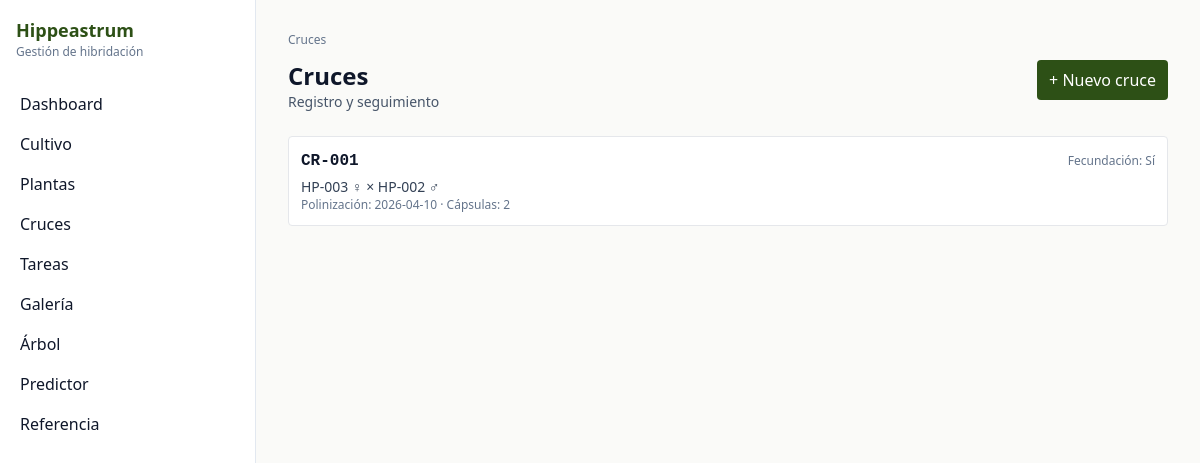
/cruces, run on the app's committed database.
### models.py (models this page shows)
class Cruce(Base):
    __tablename__ = "cruces"
    __table_args__ = (
        UniqueConstraint("codigo", name="uq_cruces_codigo"),
    )
    id: Mapped[int] = mapped_column(Integer, primary_key=True)
    codigo: Mapped[str] = mapped_column(String(20), nullable=False, index=True)
    planta_madre_id: Mapped[int] = mapped_column(ForeignKey("plantas.id"), nullable=False)
    planta_padre_id: Mapped[int] = mapped_column(ForeignKey("plantas.id"), nullable=False)
    fecha_polinizacion: Mapped[dt.date] = mapped_column(Date, nullable=False)
    num_flores_polinizadas: Mapped[int | None] = mapped_column(Integer)
    fecundacion_confirmada: Mapped[FecundacionEnum] = mapped_column(Enum(FecundacionEnum), nullable=False, default=FecundacionEnum.Pendiente)
    fecha_confirmacion: Mapped[dt.date | None] = mapped_column(Date)
    num_capsulas: Mapped[int] = mapped_column(Integer, nullable=False, default=0)
    num_semillas_totales: Mapped[int] = mapped_column(Integer, nullable=False, default=0)
    num_semillas_sembradas: Mapped[int] = mapped_column(Integer, nullable=False, default=0)
    fecha_siembra: Mapped[dt.date | None] = mapped_column(Date)
    num_germinadas: Mapped[int] = mapped_column(Integer, nullable=False, default=0)
    tasa_germinacion: Mapped[float | None] = mapped_column(Float)
    resultado_esperado: Mapped[str | None] = mapped_column(Text)
    resultado_observado: Mapped[str | None] = mapped_column(Text)
    notas: Mapped[str | None] = mapped_column(Text)
    fecha_creacion: Mapped[dt.datetime] = mapped_column(DateTime, default=dt.datetime.utcnow, nullable=False)
    madre: Mapped[Planta] = relationship("Planta", foreign_keys=[planta_madre_id])
    padre: Mapped[Planta] = relationship("Planta", foreign_keys=[planta_padre_id])
    capsulas: Mapped[list[Capsula]] = relationship("Capsula", back_populates="cruce", cascade="all, delete-orphan")
    fotos: Mapped[list[Foto]] = relationship("Foto", back_populates="cruce")

class Planta(Base):
    __tablename__ = "plantas"
    __table_args__ = (
        UniqueConstraint("codigo", name="uq_plantas_codigo"),
    )
    id: Mapped[int] = mapped_column(Integer, primary_key=True, autoincrement=True)
    codigo: Mapped[str] = mapped_column(String(20), nullable=False, index=True)
    nombre_cultivar: Mapped[str | None] = mapped_column(String(200))
    especie: Mapped[str | None] = mapped_column(Text)
    generacion: Mapped[GeneracionEnum] = mapped_column(Enum(GeneracionEnum), nullable=False)
    id_madre: Mapped[int | None] = mapped_column(ForeignKey("plantas.id"), nullable=True)
    id_padre: Mapped[int | None] = mapped_column(ForeignKey("plantas.id"), nullable=True)
    id_cruce_origen: Mapped[int | None] = mapped_column(ForeignKey("cruces.id"), nullable=True)
    fecha_semilla: Mapped[dt.date | None] = mapped_column(Date)
    fecha_primera_floracion: Mapped[dt.date | None] = mapped_column(Date)
    ubicacion: Mapped[str | None] = mapped_column(Text)
    tamano_bulbo_cm: Mapped[float | None] = mapped_column(Float)
    num_bulbillos: Mapped[int | None] = mapped_column(Integer)
    estado: Mapped[EstadoPlantaEnum] = mapped_column(Enum(EstadoPlantaEnum), nullable=False, default=EstadoPlantaEnum.Bueno)
    bulbillos_separados: Mapped[bool] = mapped_column(Boolean, nullable=False, default=False)
    ploidy_sospecha: Mapped[PloidyEnum] = mapped_column(Enum(PloidyEnum), nullable=False, default=PloidyEnum.Desconocido)
    ploidy_confirmado: Mapped[bool] = mapped_column(Boolean, nullable=False, default=False)
    num_ejemplares_fisicos: Mapped[int] = mapped_column(Integer, nullable=False, default=1)
    es_clon_de: Mapped[int | None] = mapped_column(ForeignKey("plantas.id"), nullable=True)
    notas: Mapped[str | None] = mapped_column(Text)
    fecha_creacion: Mapped[dt.datetime] = mapped_column(DateTime, default=dt.datetime.utcnow, nullable=False)
    fecha_actualizacion: Mapped[dt.datetime] = mapped_column(
        DateTime,
        default=dt.datetime.utcnow,
        onupdate=dt.datetime.utcnow,
        nullable=False,
    )
    madre: Mapped[Planta | None] = relationship("Planta", remote_side=[id], foreign_keys=[id_madre], post_update=True)
    padre: Mapped[Planta | None] = relationship("Planta", remote_side=[id], foreign_keys=[id_padre], post_update=True)
    clon_de: Mapped[Planta | None] = relationship("Planta", remote_side=[id], foreign_keys=[es_clon_de], post_update=True)
    fenotipo: Mapped[Fenotipo | None] = relationship("Fenotipo", back_populates="planta", uselist=False, cascade="all, delete-orphan")
    genotipos_loci: Mapped[list["GenotipoPlanta"]] = relationship("GenotipoPlanta", back_populates="planta", cascade="all, delete-orphan")
    epistasias: Mapped[list["EpistasiaObservada"]] = relationship("EpistasiaObservada", back_populates="planta", cascade="all, delete-orphan")
    fotos: Mapped[list[Foto]] = relationship("Foto", back_populates="planta")

### main.py (the view)
@app.get("/cruces", response_class=HTMLResponse)
def cruces_list(request: Request, db: Session = Depends(get_db)):
    cruces = crud.list_cruces(db)
    return templates.TemplateResponse(
        request,
        "cruces/list.html",
        {
            "request": request,
            "breadcrumbs": _breadcrumbs([("Cruces", None)]),
            "cruces": cruces,
        },
    )

### templates/cruces/list.html (shortened to what this page needs)
{% extends "base.html" %}
{% block content %}
  <div class="flex items-start justify-between gap-4">
    <div>
      <h1 class="text-2xl font-semibold">Cruces</h1>
      <div class="text-sm text-slate-600">Registro y seguimiento</div>
    </div>
    <a class="px-3 py-2 rounded bg-primary text-white" href="/cruces/new">+ Nuevo cruce</a>
  </div>
  {% if cruces|length == 0 %}
    <div class="mt-6 p-6 rounded border bg-white text-slate-600">No hay cruces.</div>
  {% else %}
    <div class="mt-6 space-y-2">
      {% for c in cruces %}
        <a href="/cruces/{{ c.id }}" class="block border rounded bg-white p-3 hover:bg-slate-50">
          <div class="flex items-center justify-between">
            <div class="mono font-semibold">{{ c.codigo }}</div>
            <div class="text-xs text-slate-500">Fecundación: {{ c.fecundacion_confirmada.value if c.fecundacion_confirmada else '' }}</div>
          </div>
          <div class="text-sm text-slate-700 mt-1">{{ c.madre.codigo }} ♀ × {{ c.padre.codigo }} ♂</div>
          <div class="text-xs text-slate-500">Polinización: {{ c.fecha_polinizacion }} · Cápsulas: {{ c.num_capsulas }}</div>
        </a>
      {% endfor %}
    </div>
  {% endif %}
{% endblock %}

### templates/base.html (style rules this page uses)
html { font-family: Inter, system-ui, -apple-system, Segoe UI, Roboto, sans-serif; }
.mono { font-family: ui-monospace, SFMono-Regular, Menlo, Monaco, Consolas, 'Liberation Mono', 'Courier New', monospace; }

### data on the page
Cruce: codigo "CR-001", fecundacion_confirmada "Sí", madre.codigo "HP-003", padre.codigo "HP-002", fecha_polinizacion "2026-04-10", num_capsulas "2"

### other printed values
{{ breadcrumbs|safe }} "Cruces"
